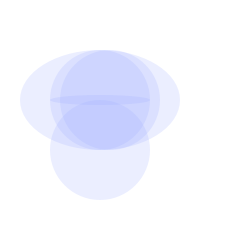
Frame 1 (no input)
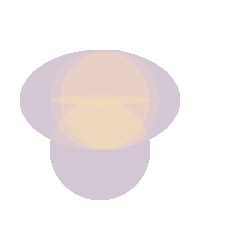
Frame 60 (the mouse pressed at the canvas centre just before this capture)
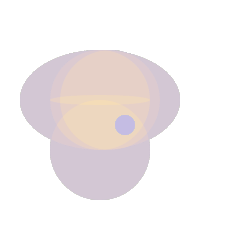
Frame 120 (the mouse held since frame 60 and released just before this capture)

The Processing sketch that drew these frames (run headless with seeded random() and noise(); from frame 60 on, the mouse is pressed at the canvas centre):

// Processing sketch: processing_174030
// ── processing_174030.pde

int counter;

void setup() {  //setup function called initially, only once
  size(250, 250);
  background(255);  //set background white
  colorMode(HSB);   //set colors to Hue, Saturation, Brightness mode
  counter = 0;
}

void draw() {  //draw function loops 
  counter++;
  noStroke();
  fill(random(255),100,255,50);
  
  if(mousePressed == true) { //add some interaction
    ellipse(mouseX, mouseY, 20, 20);
  }
  else {
   ellipse (110,100,100,100);
   ellipse (100,150,100,100);
   ellipse (100,100,160,100);
   ellipse (100,100,100,10);
  ellipse (100,100,100,100);
    
  }
}
